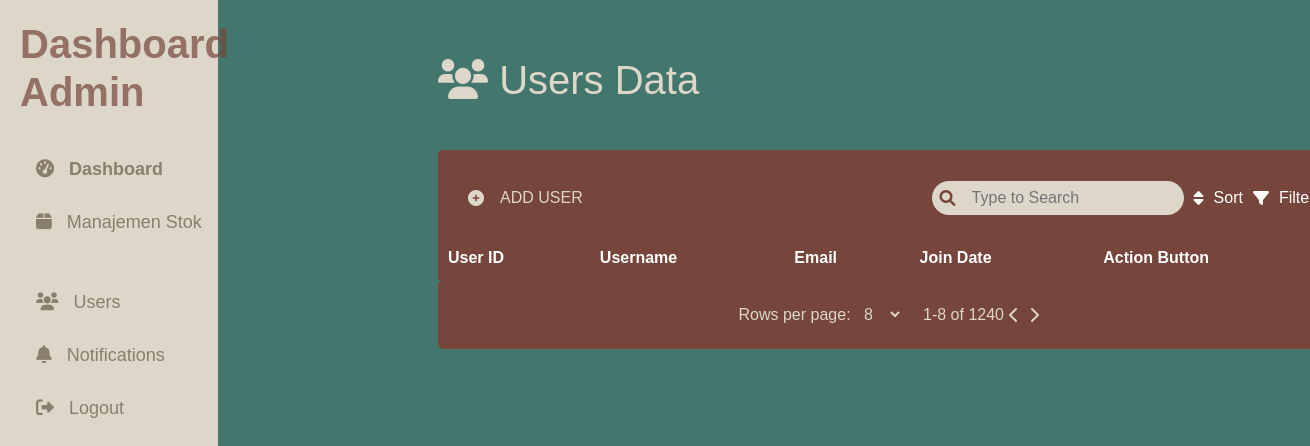
Page /index.php?page=users on the earlier database version.
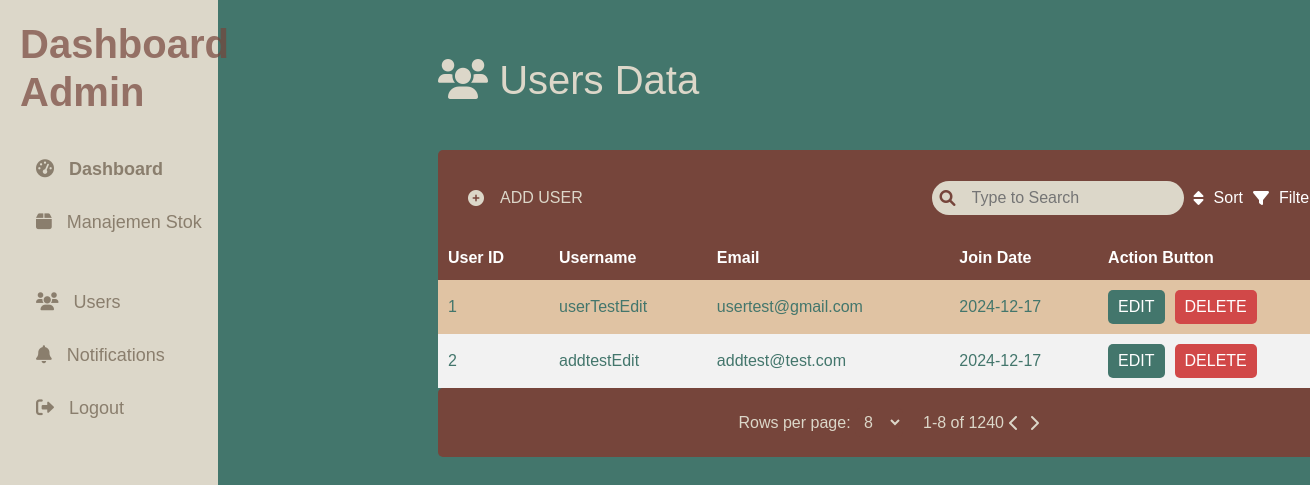
Same page on the later database version.
### tables this page shows
CREATE TABLE `users` (
  `user_id` int(11) NOT NULL,
  `username` varchar(16) NOT NULL,
  `email` varchar(255) NOT NULL,
  `password` varchar(255) NOT NULL,
  `join_date` date NOT NULL,
  `address` varchar(255) NOT NULL
);

### users.php (the view, shortened to what this page needs)
<?php
include 'config.php';
try {
    $pdo = new PDO("mysql:host=$servername;dbname=$dbname", $username, $password);
    $pdo->setAttribute(PDO::ATTR_ERRMODE, PDO::ERRMODE_EXCEPTION);
    $stmt = $pdo->prepare("
        SELECT user_id, username, email, join_date
        FROM users
    ");
    $stmt->execute();
    $users = $stmt->fetchAll(PDO::FETCH_ASSOC);
} catch (PDOException $e) {
    echo "Error: " . $e->getMessage();
}
?>
<link rel="stylesheet" href="./style/table.css">
<div class="col-md-9 content" style="margin-left: 400px;">
  <div class="row">
    <div class="contr">
      <div style="color:#DCD7C9; font-size: 40px; margin-bottom: 40px;">
        <i class="fas fa-users"></i> Users Data
      </div>
      <div class="hdr">
        <div class="title">
          <i class="fas fa-plus-circle" style="color: #DCD7C9;"></i>
          <button class="btn-add"><a style="text-decoration: none; color: #DCD7C9;" href="index.php?page=tambahuser">ADD USER</a></button>
        </div>
        <div class="search">
          <div style="position: relative;">
            <i class="fa-solid fa-magnifying-glass" style="position: absolute; left: -2px; top: 50%; transform: translateY(-50%); color: #76453B;"></i>
            <input type="text" placeholder="Type to Search" class="inpt" style="padding-left: 40px; border-radius: 50px;">
            </div>
                <i class="fas fa-sort" style="margin:10px;"></i> Sort
                <i class="fas fa-filter" style="margin:10px;"></i> Filter
            </div>
        </div>
        <table id="dataContainer">
            <thead style="color: #D5CEC0;">
                <tr>
                    <th>User ID</th>
                    <th>Username</th>
                    <th>Email</th>
                    <th>Join Date</th>
                    <th>Action Button</th>
                </tr>
            </thead>
            <tbody id="dataContainer">
                <?php foreach ($users as $user): ?>
                <tr>
                    <td><?php echo htmlspecialchars($user['user_id']); ?></td>
                    <td><?php echo htmlspecialchars($user['username']); ?></td>
                    <td><?php echo htmlspecialchars($user['email']); ?></td>
                    <td><?php echo htmlspecialchars($user['join_date']); ?></td>
                    <td class="action-buttons">
                        <a class="edit-btn" href="index.php?page=edituser&user_id=<?php echo $user['user_id']; ?>" style="text-decoration: none;">EDIT</a>
                        <a class="delete-btn" href="index.php?page=deleteuser&user_id=<?php echo $user['user_id']; ?>" style="text-decoration: none;">DELETE</a>
                    </td>
                </tr>
                <?php endforeach; ?>
            </tbody>
        </table>
<div class="footer d-flex justify-content-center align-items-center" style="color: #DCD7C9;">
    <div>
        Rows per page:
        <select id="rowsPerPage" onchange="updateTable()" style="background-color: #76453B; color: #DCD7C9;">
            <option value="8">8</option>
          </select>
        </div>
        <div class="pagination" style="margin-left: 20px;">
          <span id="pageInfo">1-8 of 1240</span>
          <i class="fas fa-chevron-left" onclick="previousPage()"></i>
          <i class="fas fa-chevron-right" onclick="nextPage()"></i>
        </div>
      </div>
    </div>
  </div>
</div>

### index.php (shortened to what this page needs)
<!DOCTYPE html>
<html lang="en">
<head>
<link
    href="https://cdn.jsdelivr.net/npm/bootstrap@5.3.2/dist/css/bootstrap.min.css"
    rel="stylesheet"/>
<link
    href="https://cdnjs.cloudflare.com/ajax/libs/font-awesome/5.15.3/css/all.min.css"
    rel="stylesheet"/>
<link
    rel="stylesheet"
    href="https://cdnjs.cloudflare.com/ajax/libs/font-awesome/6.0.0-beta3/css/all.min.css"/>
<link rel="stylesheet" href="./style/dash.css" />
</head>
<body>
<div class="container-fluid">
    <div class="row">
    <div class="col-md-2 sidebar" style="position: fixed; height: 100vh; z-index: 111111; ">
        <nav class="nav flex-column">
        <h1 style="color: #76453b; font-weight: bold; opacity: 0.7;">Dashboard Admin</h1>
        <br />
        <a class="nav-link active" href="index.php?page=home">
            <i class="fas fa-tachometer-alt"></i> Dashboard
        </a>
        <a class="nav-link" href="index.php?page=stok">
            <i class="fas fa-box"></i> Manajemen Stok
        </a>
        <a class="nav-link" href="index.php?page=users">
            <i class="fas fa-users"></i> Users
        </a>
        <a class="nav-link" href="#">
            <i class="fas fa-bell"></i> Notifications
        </a>
        <div>
            <a class="nav-link" href="logout.php">
                <i class="fas fa-sign-out-alt"></i> Logout
            </a>
        </div>
        </nav>
    </div>
        <?php
        $page = isset($_GET['page']) ? $_GET['page'] : 'home';
        include $page . '.php';
        ?>
</div>
</body>
</html>

### style/dash.css (style rules this page uses)
body { background-color: #43766C; font-family: Arial, sans-serif; }
.sidebar { background-color: #DCD7C9; padding: 20px; margin-right: 30px; height: 100vh; }
.sidebar .nav-link { color: #8a7e6d; font-size: 18px; margin-bottom: 10px; }
.sidebar .nav-link.active { color: #8a7e6d; font-weight: bold; }
.sidebar .nav-link i { margin-right: 10px; }
.content { padding: 30px; }
.nav-link.active { color: #76453B; font-weight: bolder; }
.nav-link { color: #76453B; }

### style/table.css (style rules this page uses)
body { font-family: Arial, sans-serif; background-color: #43766C; margin: 0; padding: 0; }
.contr { width: 100%; padding: 20px; }
.hdr { display: flex; justify-content: space-between; align-items: center; background-color: #76453B; color: white; padding: 30px; margin-bottom: -20px; border-radius: 5px; }
.hdr .title { display: flex; align-items: center; }
.hdr .title i { margin-right: 10px; }
.hdr .search { display: flex; align-items: center; }
.hdr .search input { padding: 5px; border: none; border-radius: 5px; }
.hdr .search i { margin-left: 10px; cursor: pointer; }
table { width: 100%; border-collapse: collapse; margin-top: 10px; }
th, td { padding: 10px; text-align: left; color: #43766C; }
th { background-color: #76453B; color: white; }
tr:nth-child(even) { background-color: #f2f2f2; }
tr:nth-child(odd) { background-color: #e0c3a3; }
.action-buttons { display: flex; gap: 10px; }
.btn-add { background-color: #76453B; border: none; color: white; }
.edit-btn { background-color: #43766C; color: white; border: none; padding: 5px 10px; border-radius: 5px; cursor: pointer; text-decoration: none; }
.delete-btn { background-color: #D14848; color: white; border: none; padding: 5px 10px; border-radius: 5px; cursor: pointer; text-decoration: none; }
.footer { display: flex; justify-content: space-between; align-items: center; background-color: #76453B; color: white; padding: 20px; border-radius: 5px; }
.footer select { padding: 5px; border: none; border-radius: 5px; }
.footer .pagination { display: flex; align-items: center; }
.footer .pagination i { margin: 0 5px; cursor: pointer; }
.inpt { background-color: #DCD7C9; border-radius: 50%; }

Differences in the rows shown:
added users: user_id "1", username "userTestEdit", email "usertest@gmail.com", join_date "2024-12-17"
added users: user_id "2", username "addtestEdit", email "addtest@test.com", join_date "2024-12-17"
